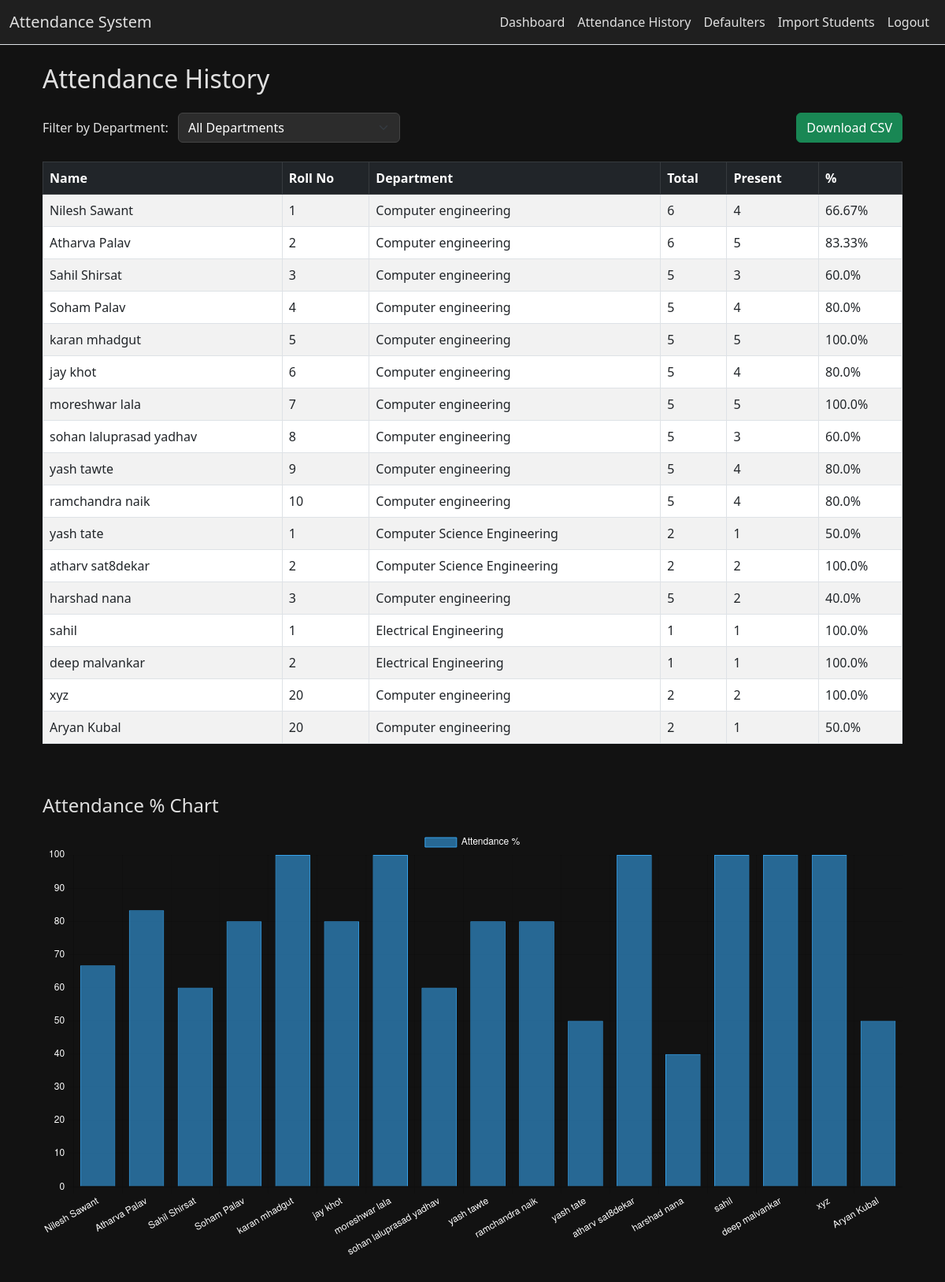
The app's page /attendance/history (signed in) with its own data.
### models.py (models this page shows)
class Student(db.Model):
    id = db.Column(db.Integer, primary_key=True)
    student_name = db.Column(db.String(100), nullable=False)
    roll_no = db.Column(db.String(50), nullable=False)
    department_id = db.Column(db.Integer, db.ForeignKey('department.id'))
    teacher_id = db.Column(db.Integer, db.ForeignKey('teacher.id'), nullable=False)

class Department(db.Model):
    id = db.Column(db.Integer, primary_key=True)
    department_name = db.Column(db.String(100), nullable=False)
    teacher_id = db.Column(db.Integer, db.ForeignKey('teacher.id'), nullable=False)
    students = db.relationship('Student', backref='department', lazy=True)

### routes.py (the view)
    @app.route('/attendance/history')
    @login_required
    def attendance_history():
        departments = Department.query.filter_by(teacher_id=current_user.id).all()
        selected_dept_id = request.args.get('department_id', type=int)
        student_query = Student.query.filter_by(teacher_id=current_user.id)
        if selected_dept_id:
            student_query = student_query.filter_by(department_id=selected_dept_id)
        students = student_query.all()
        history = []
        chart_labels = []
        chart_data = []
        for student in students:
            total_classes = Attendance.query.filter_by(student_id=student.id).count()
            presents = Attendance.query.filter_by(student_id=student.id, status='Present').count()
            percentage = (presents / total_classes * 100) if total_classes > 0 else 0
            history.append({
                'name': student.student_name,
                'roll_no': student.roll_no,
                'department': student.department.department_name,
                'total': total_classes,
                'present': presents,
                'percentage': round(percentage, 2)
            })
            chart_labels.append(student.student_name)
            chart_data.append(round(percentage, 2))
        return render_template('attendance_history.html', history=history,
                               departments=departments, selected_dept_id=selected_dept_id,
                               chart_labels=chart_labels, chart_data=chart_data)

### app.py (called while the page is built)
def create_app():
    app = Flask(__name__)
    app.config['SECRET_KEY'] = 'your-secret-key'
    app.config['SQLALCHEMY_DATABASE_URI'] = 'sqlite:///attendance.db'
    app.config['SQLALCHEMY_TRACK_MODIFICATIONS'] = False
    db.init_app(app)
    migrate.init_app(app, db)
    login_manager.init_app(app)
    login_manager.login_view = 'login'
    @login_manager.user_loader
    def load_user(user_id):
        with app.app_context():
            return db.session.get(Teacher, int(user_id))
    from routes import register_routes
    register_routes(app)
    return app

### templates/attendance_history.html (shortened to what this page needs)
{% extends 'base.html' %}
{% block content %}
<div class="container">
    <h2 class="mb-4">Attendance History</h2>
    <form method="get" class="mb-4 d-flex flex-wrap justify-content-between align-items-center">
        <div>
            <label class="me-2">Filter by Department:</label>
            <select name="department_id" class="form-select d-inline-block w-auto" onchange="this.form.submit()">
                <option value="">All Departments</option>
            </select>
        </div>
        <div class="mt-2 mt-sm-0">
            <a href="{{ url_for('export_attendance_history', department_id=selected_dept_id) }}" class="btn btn-success">
                Download CSV
            </a>
        </div>
    </form>
    {% if history %}
    <div class="table-responsive mb-5">
        <table class="table table-bordered table-striped">
            <thead class="table-dark">
                <tr>
                    <th>Name</th>
                    <th>Roll No</th>
                    <th>Department</th>
                    <th>Total</th>
                    <th>Present</th>
                    <th>%</th>
                </tr>
            </thead>
            <tbody>
                {% for record in history %}
                <tr>
                    <td>{{ record.name }}</td>
                    <td>{{ record.roll_no }}</td>
                    <td>{{ record.department }}</td>
                    <td>{{ record.total }}</td>
                    <td>{{ record.present }}</td>
                    <td>{{ record.percentage }}%</td>
                </tr>
                {% endfor %}
            </tbody>
        </table>
    </div>
    {% if chart_labels and chart_data %}
    <div class="mb-5">
        <h4 class="mb-3">Attendance % Chart</h4>
        <canvas id="attendanceChart" width="400" height="200"></canvas>
    </div>
    <script>
        document.addEventListener('DOMContentLoaded', function () {
            const labels = {{ chart_labels | tojson | safe }};
            const data = {{ chart_data | tojson | safe }};
            const backgroundColors = Array(data.length).fill('rgba(54, 162, 235, 0.6)');
            const borderColors = Array(data.length).fill('rgba(54, 162, 235, 1)');
            const ctx = document.getElementById('attendanceChart').getContext('2d');
            new Chart(ctx, {
                type: 'bar',
                data: {
                    labels: labels,
                    datasets: [{
                        label: 'Attendance %',
                        data: data,
                        backgroundColor: backgroundColors,
                        borderColor: borderColors,
                        borderWidth: 1
                    }]
                },
                options: {
    responsive: true,
    scales: {
        x: {
            ticks: {
                autoSkip: false,
                maxRotation: 45,
                minRotation: 30,
                color: '#ffffff'
            }
        },
        y: {
            beginAtZero: true,
            max: 100,
            ticks: {
                color: '#ffffff'
            }
        }
    },
    plugins: {
        legend: {
            labels: {
                color: '#ffffff'
            }
        }
    }
}
            });
        });
    </script>
    {% endif %}
    {% else %}
        <p class="text-muted">No attendance history available.</p>
    {% endif %}
</div>
{% endblock %}

### templates/base.html (shortened to what this page needs)
<!doctype html>
<html lang="en">
<head>
    <link href="https://cdn.jsdelivr.net/npm/bootstrap@5.3.0/dist/css/bootstrap.min.css" rel="stylesheet">
</head>
<body>
<nav class="navbar navbar-expand-lg navbar-dark border-bottom mb-4">
    <div class="container-fluid">
        <a class="navbar-brand" href="{{ url_for('dashboard') }}">Attendance System</a>
        <div class="collapse navbar-collapse" id="navbarNav">
            <ul class="navbar-nav ms-auto">
                {% if current_user.is_authenticated %}
                    <li class="nav-item"><a class="nav-link" href="{{ url_for('dashboard') }}">Dashboard</a></li>
                    <li class="nav-item"><a class="nav-link" href="{{ url_for('attendance_history') }}">Attendance History</a></li>
                    <li class="nav-item"><a class="nav-link" href="{{ url_for('defaulter_list') }}">Defaulters</a></li>
                    <li class="nav-item"><a class="nav-link" href="{{ url_for('import_students') }}">Import Students</a></li>
                    <li class="nav-item"><a class="nav-link text-danger" href="{{ url_for('logout') }}">Logout</a></li>
                {% else %}
                    <li class="nav-item"><a class="nav-link" href="{{ url_for('login') }}">Login</a></li>
                    <li class="nav-item"><a class="nav-link" href="{{ url_for('register') }}">Register</a></li>
                {% endif %}
            </ul>
        </div>
    </div>
</nav>
<div class="container mb-5">
    {% block content %}{% endblock %}
</div>
</body>
</html>

### templates/base.html (style rules this page uses)
body { background-color: #121212; color: #e0e0e0; }
.navbar, .dropdown-menu { background-color: #1f1f1f; }
.navbar-brand, .nav-link, .dropdown-item { color: #e0e0e0 !important; }
.form-control, .form-select { background-color: #2c2c2c; color: #fff; border-color: #444; }
.table { color: #fff; }
.table thead { background-color: #2d2d2d; }
a { color: #80bdff; }

### records on screen
Student: name "Nilesh Sawant"
Department: department "Computer engineering" "Computer engineering" "Computer engineering" "Computer engineering" "Computer engineering" "Computer engineering" "Computer engineering" "Computer engineering" "Computer engineering" "Computer engineering" "Computer engineering" "Computer engineering" "Computer engineering"
Student: name "Atharva Palav"
Student: name "Sahil Shirsat"
Student: name "Soham Palav"
Student: name "karan mhadgut"
Student: name "jay khot"
Student: name "moreshwar lala"
Student: name "sohan laluprasad yadhav"
Student: name "yash tawte"
Student: name "ramchandra naik", roll_no "10"
Student: name "yash tate"
Department: department "Computer Science Engineering" "Computer Science Engineering"
Student: name "atharv sat8dekar"
Student: name "harshad nana"
Student: name "sahil"
Department: department "Electrical Engineering" "Electrical Engineering"
Student: name "deep malvankar"
Student: name "xyz", roll_no "20"
Student: name "Aryan Kubal", roll_no "20"

### other values on screen
{{ record.roll_no }} "1" "2" "3" "4" "5" "6" "7" "8" "9" "1" "2" "3" "1" "2"
{{ record.total }} "6" "6" "5" "5" "5" "5" "5" "5" "5" "5" "2" "2" "5" "1" "1" "2" "2"
{{ record.present }} "4" "5" "3" "4" "5" "4" "5" "3" "4" "4" "1" "2" "2" "1" "1" "2" "1"
{{ record.percentage }} "66.67" "83.33" "60.0" "80.0" "100.0" "80.0" "100.0" "60.0" "80.0" "80.0" "50.0" "100.0" "40.0" "100.0" "100.0" "100.0" "50.0"
chart data {{ chart_data | tojson | safe }} [66.67, 83.33, 60.0, 80.0, 100.0, 80.0, 100.0, 60.0, 80.0, 80.0, 50.0, 100.0, 40.0, 100.0, 100.0, 100.0, 50.0]
